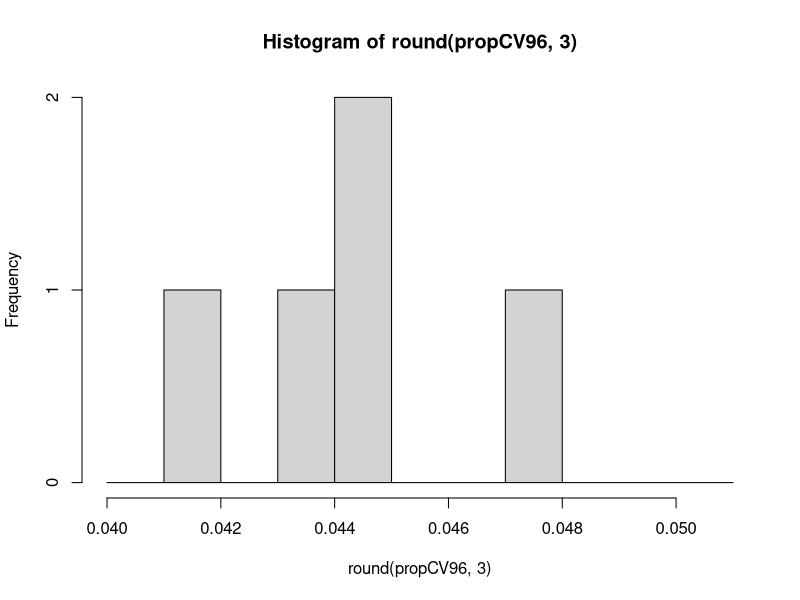
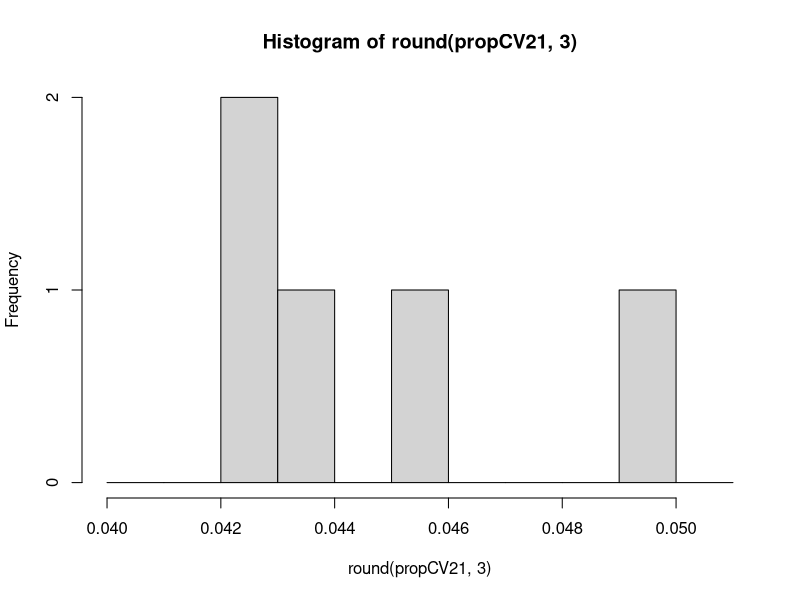
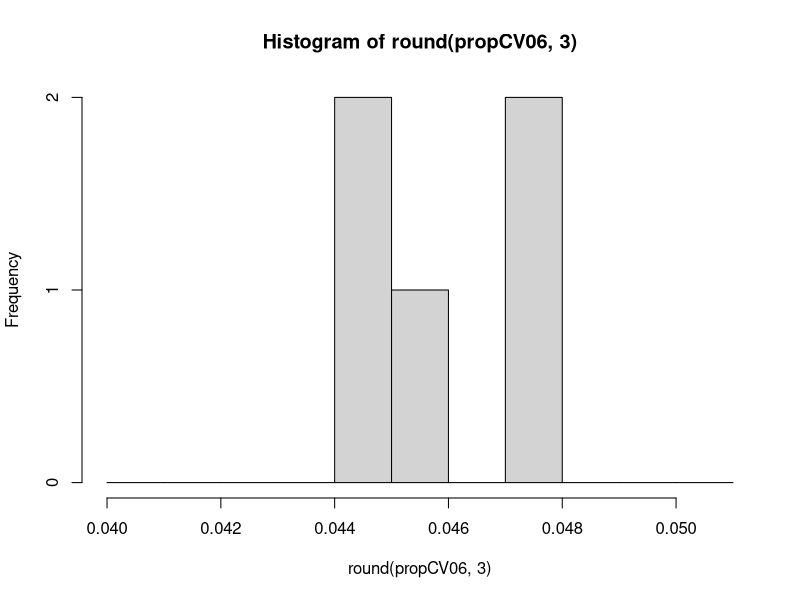
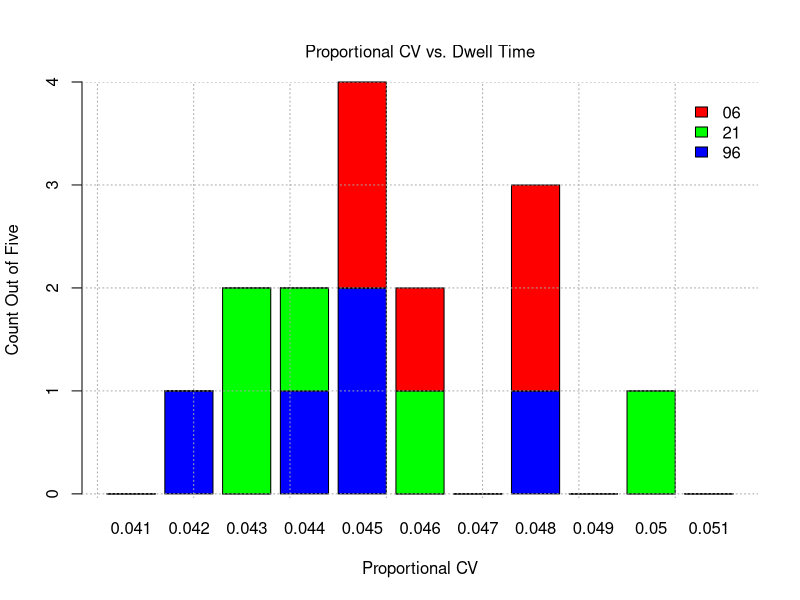

Reproduce these figures in R, in order.
# Naloxone d5 Proportional Noise CV vs Dwell Time.R
#   Proportional CV values from flow injection plateau analysis (d5 transition)
# Author: Fred Lytle
# Last edit: 7/19/2022
rm(list=ls())

propCV96 <- c(0.04150306,0.04493080,0.04397789,0.04451547,0.04772897)
propCV21 <- c(0.04312719,0.04343089,0.04443251,0.04644427,0.04955814)
propCV06 <- c(0.04467535,0.04608802,0.04526295,0.04812809,0.04826732)

breaks <- seq(0.040,0.051,0.001)
h96 <- hist(round(propCV96,3),breaks=breaks)
h21 <- hist(round(propCV21,3),breaks=breaks)
h06 <- hist(round(propCV06,3),breaks=breaks)
heightMat <- rbind(h96$counts,h21$counts,h06$counts)
colnames(heightMat) <- c(as.character(h96$mids+0.0005))
barplot(height=heightMat,beside=FALSE,legend.text=c('96','21','06'),
        col=c('blue','green','red'),main='\nProportional CV vs. Dwell Time',
        font.main=1,cex.main=1,args.legend=list(bty='n'),
        xlab='Proportional CV',ylab='Count Out of Five')
grid(col='darkgray')
